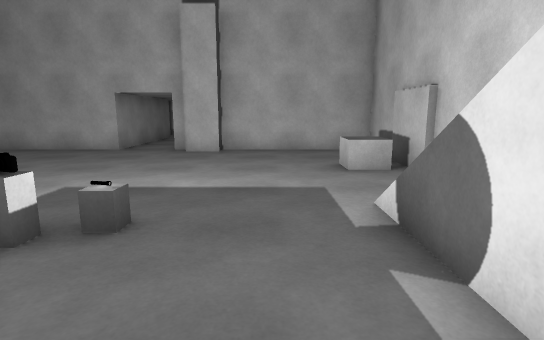
View 1 (above)

24 first-person views from a walk through a Unity game level. The camera is 1.3 m above the floor, tilts 10° down and sees 80° across. The floor is counted in squares, 1 m on a side. Each view is taken from the middle of a square. On the plan, view 1 faces up. The plan holds only what a view shows up to about 14 squares ahead; the rest is blank. The player character is not drawn. Surface patterns are stand-ins for the level's own textures.

View 2
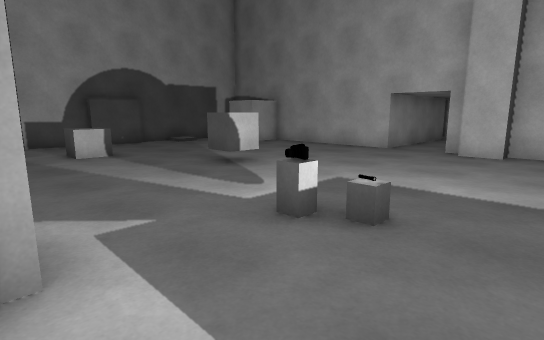

View 3
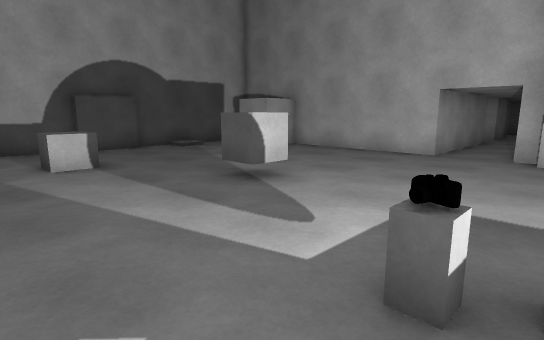

View 4
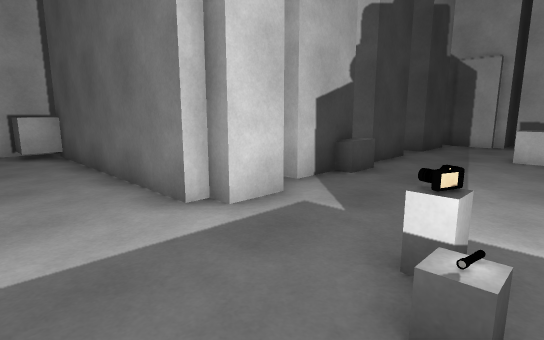

View 5
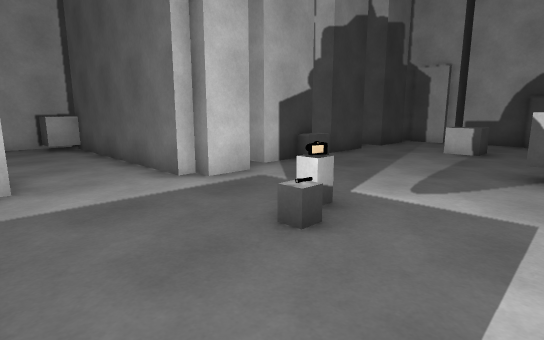

View 6
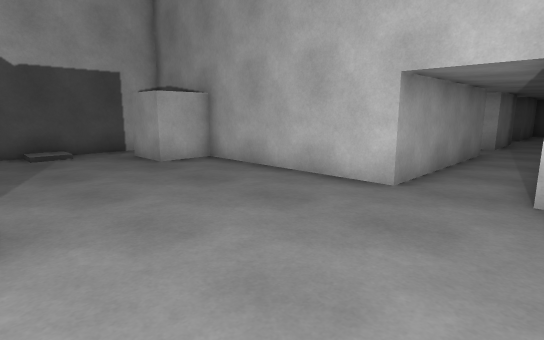

View 7
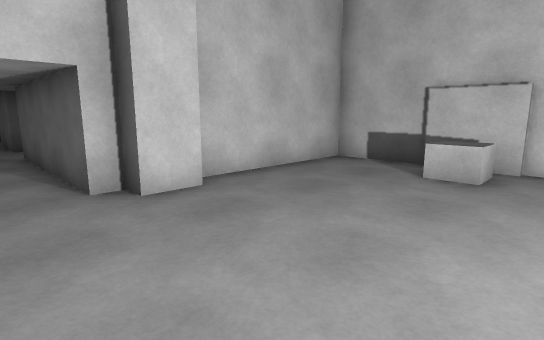

View 8
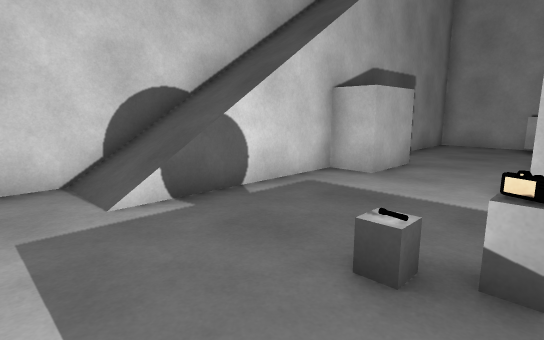

View 9
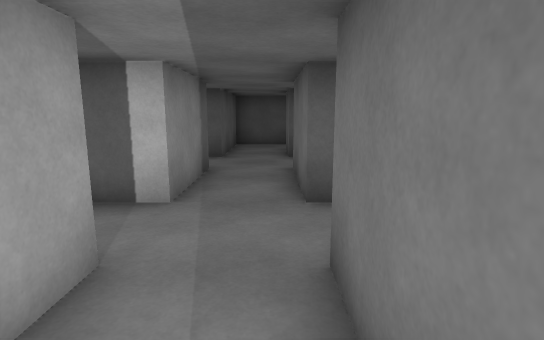

View 10
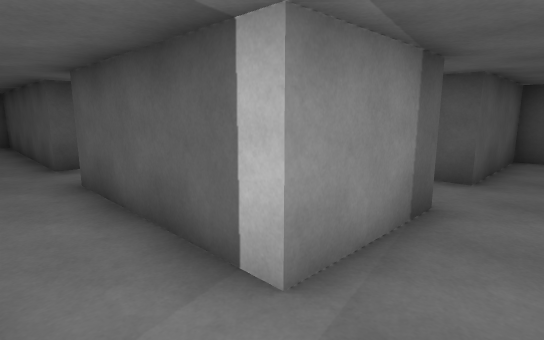

View 11
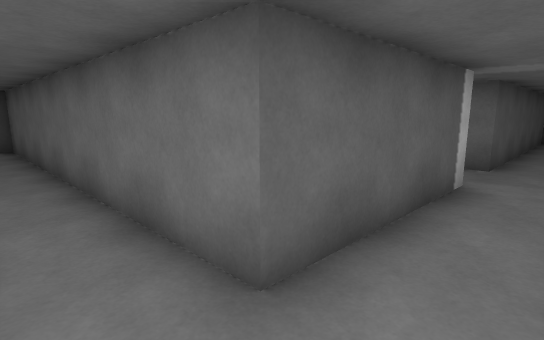

View 12
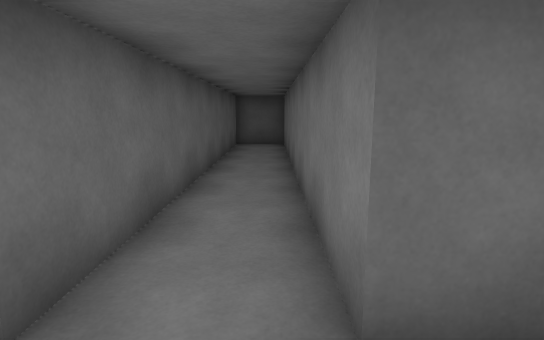

View 13
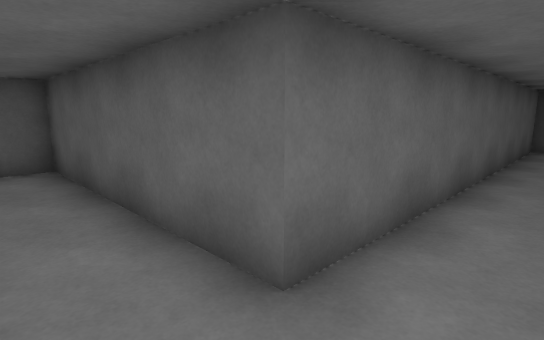

View 14
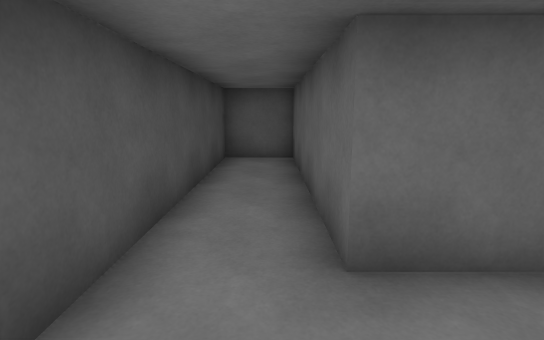

View 15
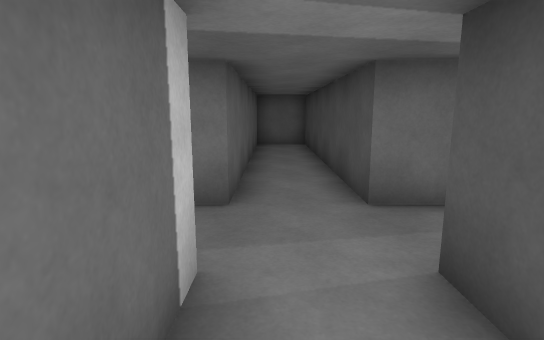

View 16
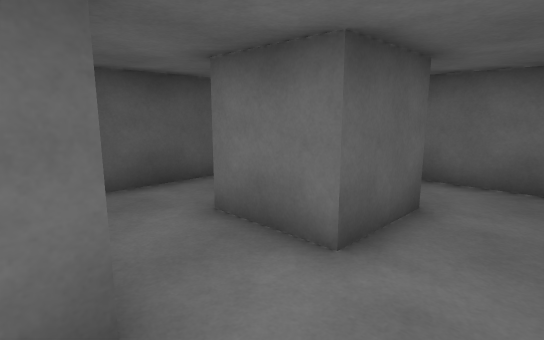

View 17
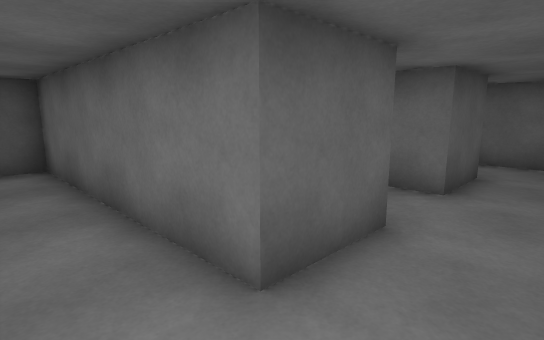

View 18
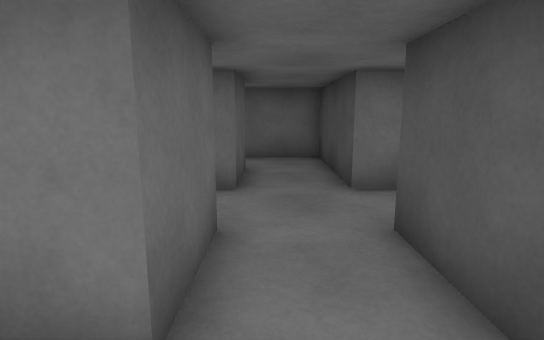

View 19
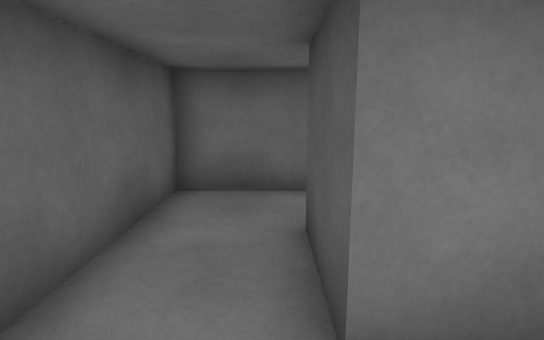

View 20
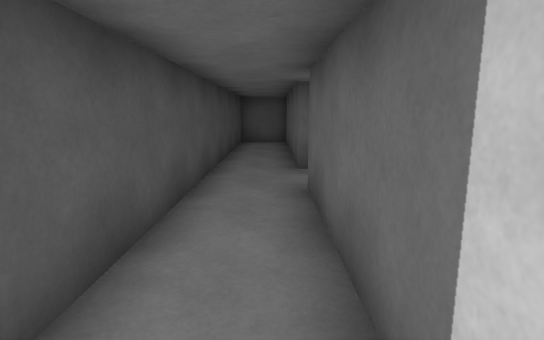

View 21
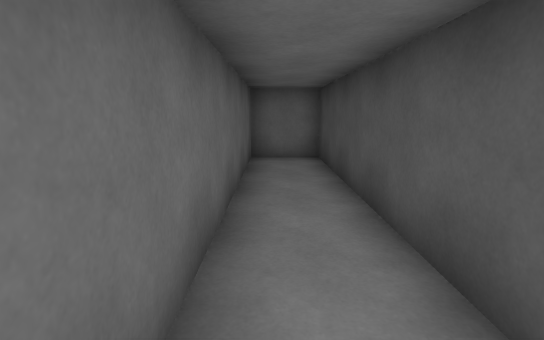

View 22
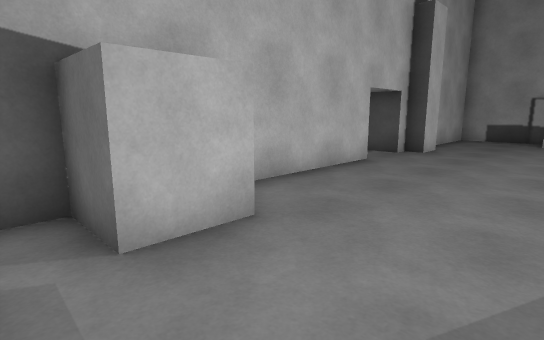

View 23
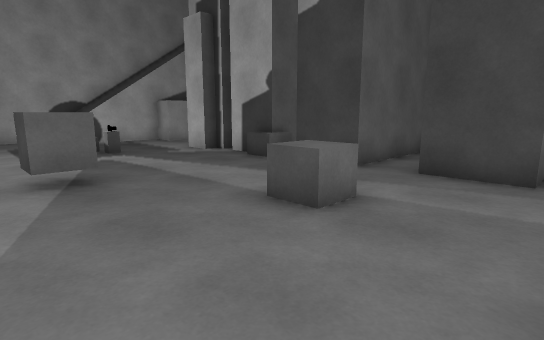

View 24
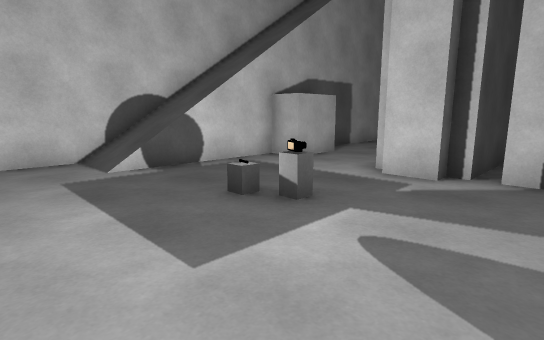

### Floor plan
Key: @ floor where view 1 was taken; # wall or solid block; . main floor; : floor 0.25 m higher than the main floor; / step, stairs or slope; B grey block; C grey cube; O other object.
Columns run from 20 left of view 1 to 6 right of it. Each row starts with its distance up from view 1.
 32        #######
 31        #..# .#
 30        #..# .#
 29        #..#..#########
 28        #..#..##......#
 27        #..#..##......#
 26        #..#..##..##..#
 25        #..#..##..##..#
 24        #..#..........#
 23        #..#. ........#
 22        #..#  ##..#####
 21        #..#  ##..#
 20 ########..#####..##########
 19 #.........................#
 18 #.........................#
 17 ###############..##########
 16               #..#
 15               #..#
 14               #..#
 13               #..#
 12      ##B  #####..#######
 11      #.B B.......##.....
 10      #.BBB..............
  9      #.................B
  8      #:...............C
  7      #.................B
  6      BB.....CC..........
  5       B.....CC..........
  4      #B..........B....//
  3      #...C.......O....//
  2      #................//
  1      ##...............//
  0      ####..##C####..@.//
 -1        ############.. //
 -2                 ###.. //
 -3                 ###...//
 -4                   #...//
 -5                   #...
 -6                   #...
 -7                   C...
 -8                  #C...
 -9                    ###

Positions as (right, up) in squares from view 1, and headings:
1: (0, 0), facing up
2: (0, 0), facing up-left
3: (-2, 1), facing up-left
4: (0, 4), facing down-left
5: (1, 6), facing down-left
6: (-3, 6), facing up-left
7: (-5, 6), facing up-right
8: (-3, 6), facing down-right
9: (-4, 15), facing up
10: (-4, 18), facing up-left
11: (-12, 18), facing up-right
12: (-11, 18), facing up
13: (-11, 18), facing up-left
14: (-10, 19), facing left
15: (-8, 19), facing right
16: (-6, 23), facing up-right
17: (-9, 23), facing up-right
18: (-9, 24), facing right
19: (-5, 27), facing right
20: (-5, 19), facing left
21: (-4, 19), facing right
22: (-14, 7), facing up-right
23: (-14, 7), facing down-right
24: (-6, 7), facing down-right
